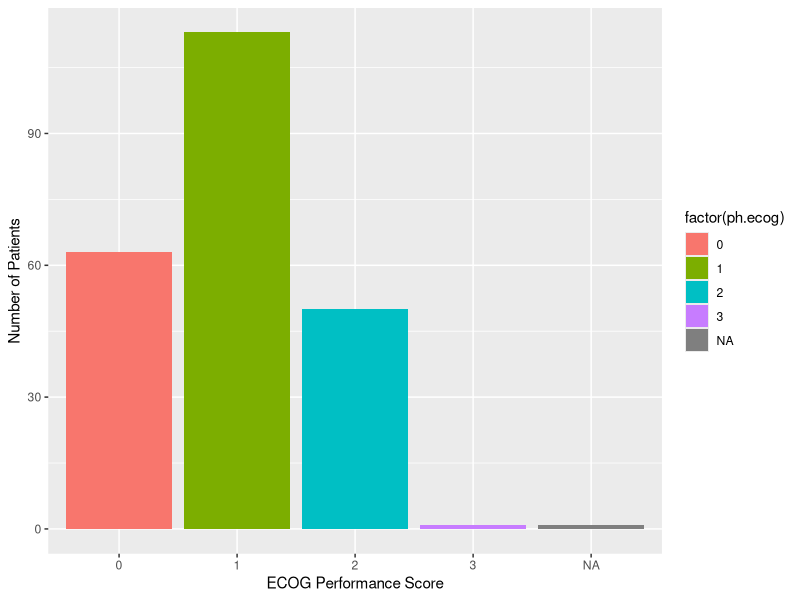
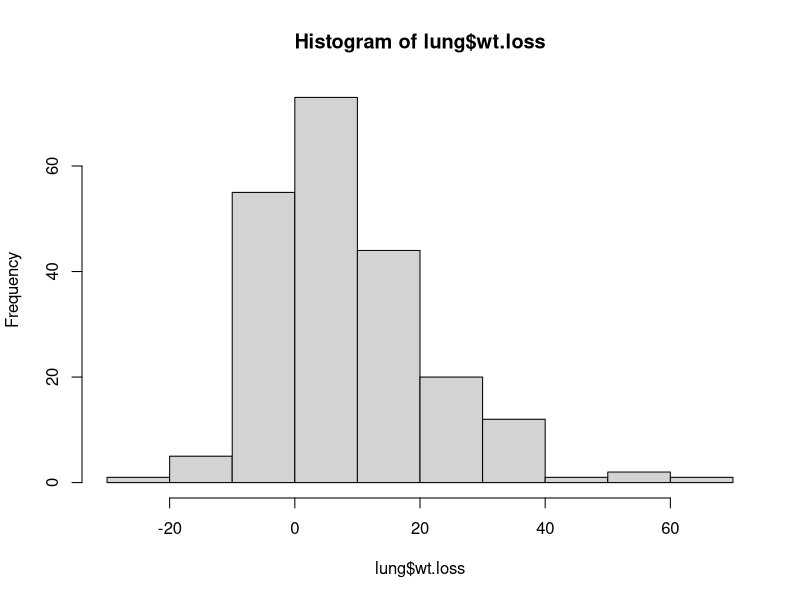
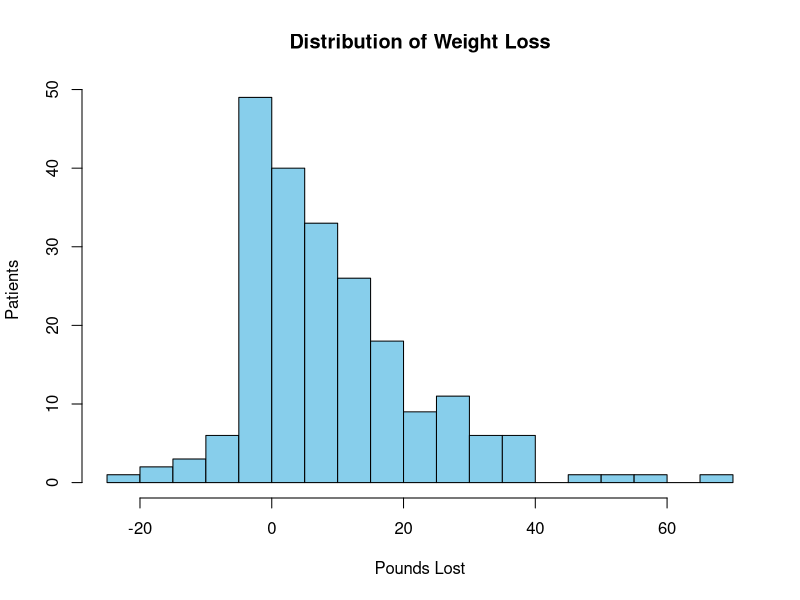
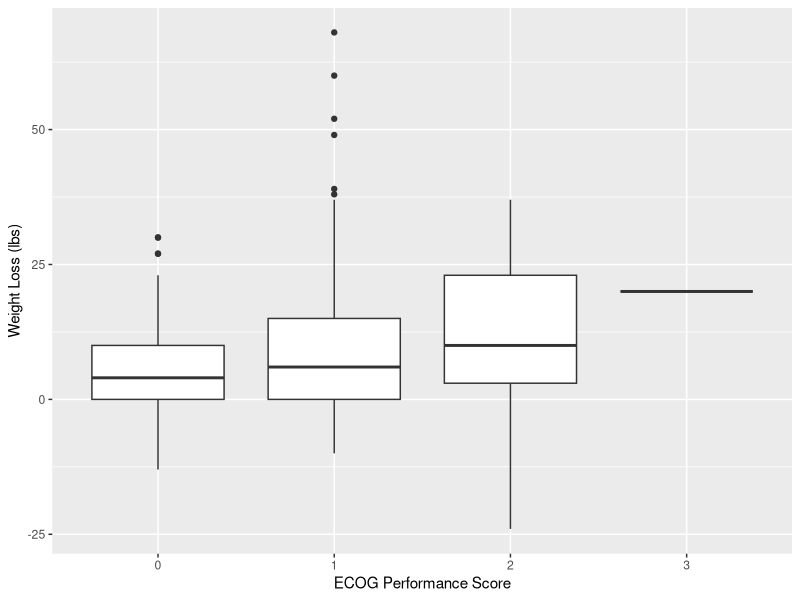
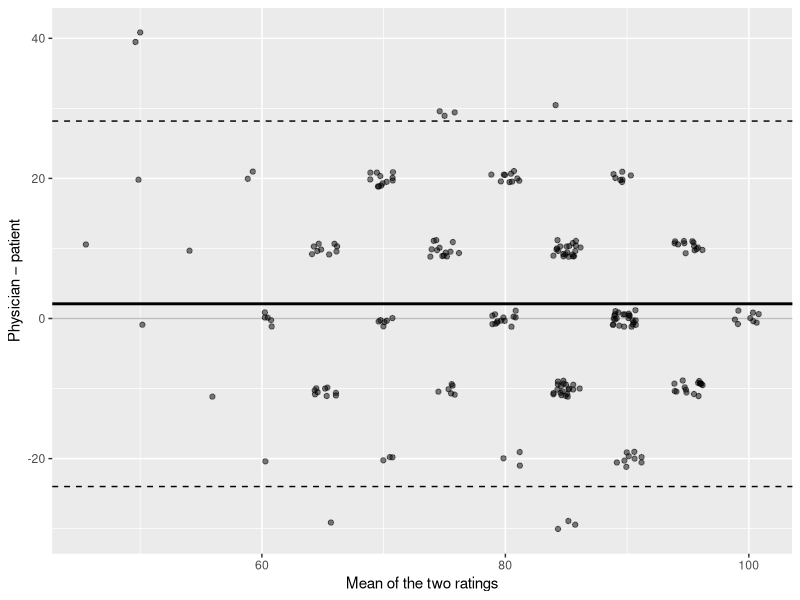

Here is the R script that generated these plots, in order:
## ---- chunk 1
#| label: setup
#| echo: true

library(tidyverse)

lung <- survival::lung
## ---- chunk 2
#| label: q1

# your code here
cat('Number of rows is:', nrow(lung)) #to show how many rows there are
?lung #to find a description of the dataset 
lung |>
  filter(!is.na(inst)) |>
  count(inst) |> #note to self: create() will create a rows for distinct patients
  summarise(distinct_inst = n_distinct(inst),
  largest_inst_patients = max(n),
            )
## ---- chunk 3
#| label: q2b-mean
#| echo: true

mean(lung$ph.ecog, na.rm = TRUE)
sd(lung$ph.ecog, na.rm = TRUE)
## ---- chunk 4
#| label: q2b

# your code here
cat('The median is: ', median(lung$ph.ecog, na.rm = TRUE))
counts <- table(lung$ph.ecog) #note to self, gives error if I forget to take out the na.rm = TRUE...table() does it already

percents <- prop.table(table(lung$ph.ecog)) * 100

data.frame( # #ooooh pretty labels :)
  Category = names(percents),
  Percentage = as.numeric(percents),
  Counts = as.numeric(counts)
)
#also note to self and as a reference (R charting dictionary): https://r-graph-gallery.com/81-barplot-with-variable-width.html

ggplot(lung, aes(x = factor(ph.ecog), fill = factor(ph.ecog))) +
  geom_bar() +
  labs(
    x = "ECOG Performance Score",
    y = "Number of Patients"
  )

## ---- chunk 5
#| label: q3a

# your code here
hist(lung$wt.loss, breaks = 10) # this is a not-pretty one I used to click back and forth to test out my bin sizes

hist(lung$wt.loss,
     main = "Distribution of Weight Loss",
     xlab = "Pounds Lost",                 
     ylab = "Patients",              
     col = "skyblue",               
     breaks = 15)    
## ---- chunk 6
#| label: q3b

# your code here
cat('Mean is: ', mean(lung$wt.loss, na.rm = TRUE))
cat('\nStandard Deviation is: ',sd(lung$wt.loss, na.rm = TRUE))

cat('\nMedian is: ',median(lung$wt.loss, na.rm = TRUE))
cat('\nInterquartile range is: ',IQR(lung$wt.loss, na.rm = TRUE))
## ---- chunk 7
#| label: q3c

# your code here
lung |>
  drop_na(ph.ecog, wt.loss) |>
  group_by(ph.ecog) |>
  summarise(
    n = n(), #patient number in groups
    median = median(wt.loss),
    IQR = IQR(wt.loss)
  )

## ---- chunk 8
#| label: q3d

# your code here
lung |>
  drop_na(ph.ecog, wt.loss) |>
  mutate(ph.ecog = factor(ph.ecog, levels = 0:3)) |>
  ggplot(aes(x = ph.ecog, y = wt.loss)) +
  geom_boxplot() +
  labs(
    x = "ECOG Performance Score",
    y = "Weight Loss (lbs)"
  )

## ---- chunk 9
#| label: q4
#| echo: true
#| fig-height: 3.4

ba <- lung |>
  drop_na(ph.karno, pat.karno) |>
  mutate(avg  = (ph.karno + pat.karno) / 2, #for patient 1, the ph.karno is 90 and the pat.karno is 100 so the average is 95
         diff = ph.karno - pat.karno) #then the difference is 90-100 = -10

bias <- mean(ba$diff) #average difference between physician and patient
loa  <- bias + c(-1.96, 1.96) * sd(ba$diff) #limits of agreement (95%)

ggplot(ba, aes(avg, diff)) +
  geom_hline(yintercept = 0, colour = "grey75") +
  geom_hline(yintercept = bias, linewidth = 1) + #bias is the solid line
  geom_hline(yintercept = loa, linetype = "dashed") + #limits are dashed
  geom_jitter(width = 1.2, height = 1.2, alpha = 0.5) +
  labs(x = "Mean of the two ratings", y = "Physician − patient")
## ---- chunk 10
#| label: q4d

# your code here
?cor
cat('r value is: ', cor(lung$ph.karno, lung$pat.karno, use = "complete.obs"))
## ---- chunk 11
#| label: q5

# your code here
cat('Missing value count:', sum(is.na(lung$meal.cal)))
cat('\nPercentage missing: ', mean(is.na(lung$meal.cal))*100)

# count(lung, is.na(meal.cal))

vars <- lung[, c("age", "sex", "ph.ecog", "meal.cal", "wt.loss")] #note to self, leave space before comma empty to signify we are looking at all rows

cat('\nPatients lost: ', sum(!complete.cases(vars)))
cat('\nPercentage of patients lost: ', mean(!complete.cases(vars)) * 100)

## ---- chunk 12
#| label: q6

# your code here
cat('Minimum of wt.loss: ', min(lung$wt.loss, na.rm = TRUE))
cat('\nMaximum of wt.loss: ', max(lung$wt.loss, na.rm = TRUE))
cat('\nSum of patients with negative values in wt.loss: ', sum(lung$wt.loss < 0, na.rm = TRUE))

## ---- chunk 13
#| label: appendix
#| results: asis

# Chunks that were given to you rather than written by you.
given <- c("setup", "q2b-mean", "q4", "appendix")

pretty <- function(l) {
  m <- regmatches(l, regexec("^q([0-9]+)([a-z]?)$", l))[[1]]
  if (length(m) == 3) {
    paste0("Question ", m[2], if (nzchar(m[3])) paste0(" (", m[3], ")") else "")
  } else l
}

for (l in setdiff(knitr::all_labels(), given)) {
  code <- knitr::knit_code$get(l)
  if (!length(code)) next
  cat("\n\n**", pretty(l), "**\n\n", sep = "")
  cat("```r\n", paste(code, collapse = "\n"), "\n```\n", sep = "")
}
